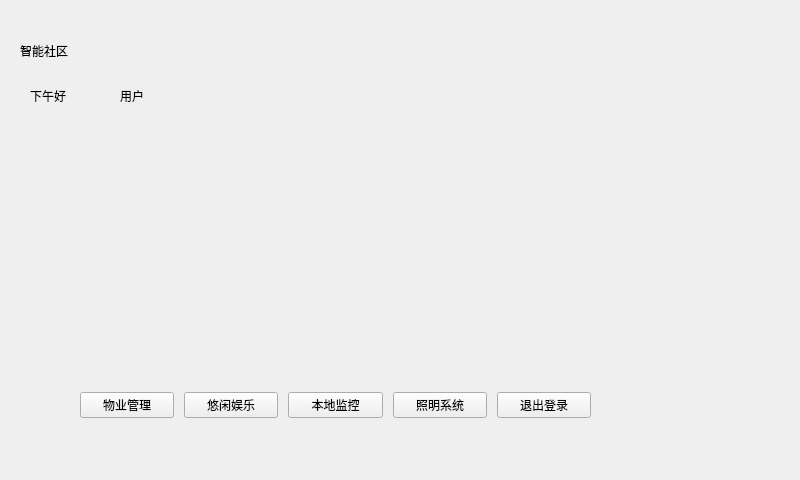
<?xml version="1.0" encoding="UTF-8"?>
<ui version="4.0">
 <class>userwindow</class>
 <widget class="QMainWindow" name="userwindow">
  <property name="geometry">
   <rect>
    <x>0</x>
    <y>0</y>
    <width>800</width>
    <height>480</height>
   </rect>
  </property>
  <property name="windowTitle">
   <string>MainWindow</string>
  </property>
  <widget class="QWidget" name="centralwidget">
   <widget class="QLabel" name="label">
    <property name="geometry">
     <rect>
      <x>20</x>
      <y>30</y>
      <width>181</width>
      <height>41</height>
     </rect>
    </property>
    <property name="styleSheet">
     <string notr="true">font: 24pt &quot;黑体&quot;;</string>
    </property>
    <property name="text">
     <string>智能社区</string>
    </property>
   </widget>
   <widget class="QLabel" name="helloLabel">
    <property name="geometry">
     <rect>
      <x>30</x>
      <y>80</y>
      <width>81</width>
      <height>31</height>
     </rect>
    </property>
    <property name="styleSheet">
     <string notr="true">font: 14pt &quot;黑体&quot;;</string>
    </property>
    <property name="text">
     <string>下午好</string>
    </property>
   </widget>
   <widget class="QLabel" name="usernameLabel">
    <property name="geometry">
     <rect>
      <x>120</x>
      <y>80</y>
      <width>81</width>
      <height>31</height>
     </rect>
    </property>
    <property name="styleSheet">
     <string notr="true">font: 14pt &quot;黑体&quot;;</string>
    </property>
    <property name="text">
     <string>用户</string>
    </property>
   </widget>
   <widget class="QWidget" name="layoutWidget">
    <property name="geometry">
     <rect>
      <x>80</x>
      <y>390</y>
      <width>511</width>
      <height>31</height>
     </rect>
    </property>
    <layout class="QHBoxLayout" name="horizontalLayout">
     <property name="spacing">
      <number>10</number>
     </property>
     <item>
      <widget class="QPushButton" name="manBtn">
       <property name="styleSheet">
        <string notr="true">font: 12pt &quot;黑体&quot;;</string>
       </property>
       <property name="text">
        <string>物业管理</string>
       </property>
      </widget>
     </item>
     <item>
      <widget class="QPushButton" name="gameBtn">
       <property name="styleSheet">
        <string notr="true">font: 12pt &quot;黑体&quot;;</string>
       </property>
       <property name="text">
        <string>悠闲娱乐</string>
       </property>
      </widget>
     </item>
     <item>
      <widget class="QPushButton" name="videoBtn">
       <property name="styleSheet">
        <string notr="true">font: 12pt &quot;黑体&quot;;</string>
       </property>
       <property name="text">
        <string>本地监控</string>
       </property>
      </widget>
     </item>
     <item>
      <widget class="QPushButton" name="lightBtn">
       <property name="styleSheet">
        <string notr="true">font: 12pt &quot;黑体&quot;;</string>
       </property>
       <property name="text">
        <string>照明系统</string>
       </property>
      </widget>
     </item>
     <item>
      <widget class="QPushButton" name="exitBtn">
       <property name="styleSheet">
        <string notr="true">font: 12pt &quot;黑体&quot;;</string>
       </property>
       <property name="text">
        <string>退出登录</string>
       </property>
      </widget>
     </item>
    </layout>
   </widget>
   <widget class="QLabel" name="bgLabel">
    <property name="geometry">
     <rect>
      <x>0</x>
      <y>0</y>
      <width>800</width>
      <height>480</height>
     </rect>
    </property>
    <property name="text">
     <string/>
    </property>
   </widget>
   <zorder>bgLabel</zorder>
   <zorder>label</zorder>
   <zorder>helloLabel</zorder>
   <zorder>usernameLabel</zorder>
   <zorder>layoutWidget</zorder>
  </widget>
 </widget>
 <resources/>
 <connections/>
</ui>
